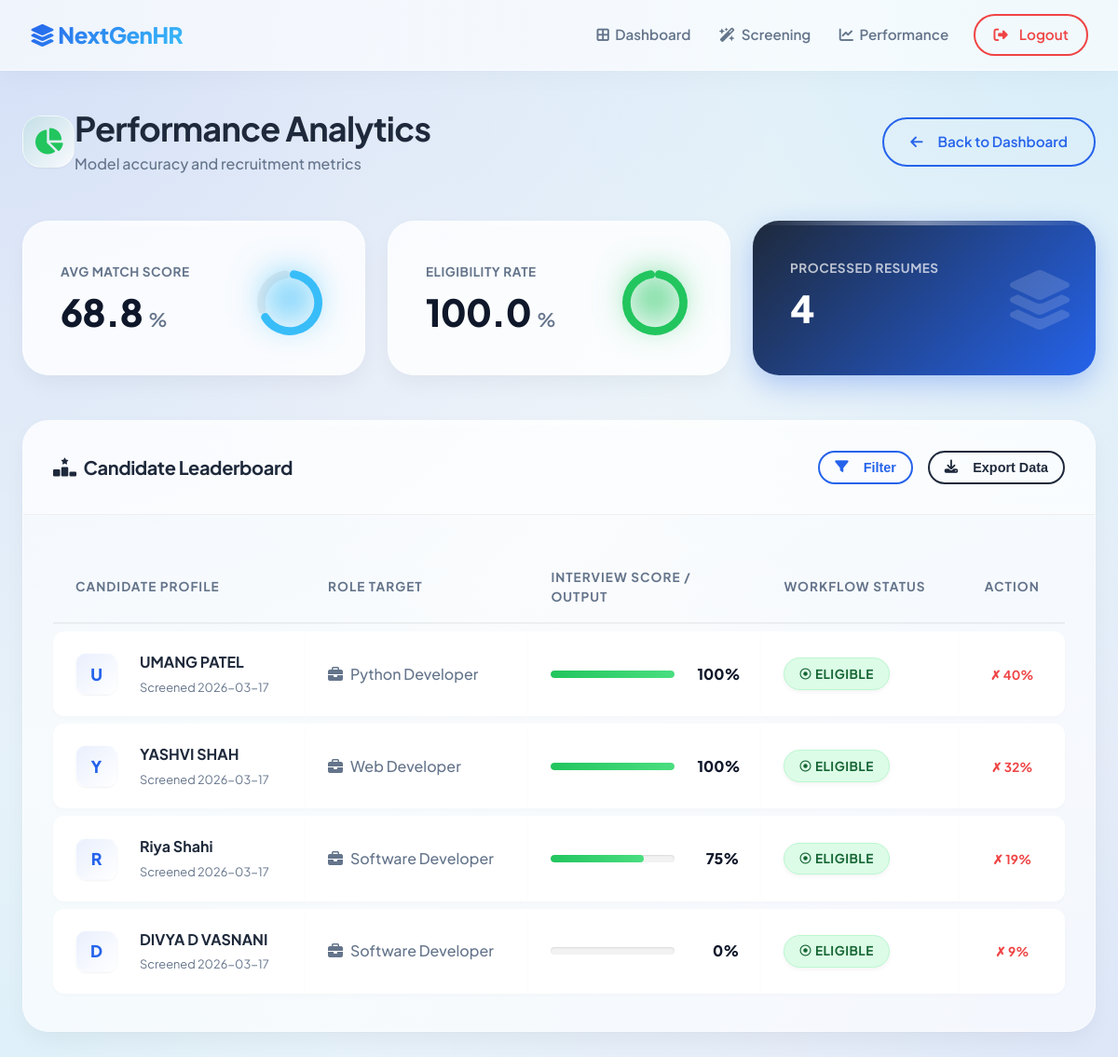
Page /performance (signed in) on the committed database.
### tables this page shows
CREATE TABLE resumes (
        id INTEGER PRIMARY KEY AUTOINCREMENT,
        name TEXT,
        match_percent INTEGER,
        ml_pred INTEGER,
        ml_prob REAL,
        status TEXT
    , role_applied TEXT, match_score INTEGER, date TEXT, resume_path TEXT);

### app.py (the view)
@app.route("/performance")
def performance():
    if "user" not in session:
        return redirect(url_for("login"))
    conn = get_db()
    candidates = conn.execute("SELECT * FROM resumes ORDER BY match_score DESC").fetchall()
    total = len(candidates)
    avg_score = round(sum(r["match_score"] for r in candidates) / total, 1) if total else 0
    eligible_pct = round((sum(1 for r in candidates if r["status"] == "Eligible") / total) * 100, 1) if total else 0
    conn.close()
    return render_template("performance.html",
                           candidates=candidates,
                           total=total,
                           avg_score=avg_score,
                           eligible_pct=eligible_pct)

### db.py (called while the page is built)
def get_db():
    conn = sqlite3.connect(DB_PATH)
    conn.row_factory = sqlite3.Row
    return conn

### templates/performance.html (shortened to what this page needs)
{% extends "base.html" %}
{% block content %}
<div class="d-flex justify-between align-center mb-5 pb-2 pt-2 animate-up">
    <div class="d-flex align-center gap-4">
        <div style="width: 56px; height: 56px; background: linear-gradient(135deg, rgba(34, 197, 94, 0.1) 0%, rgba(255,255,255,0.8) 100%); color: var(--success); border-radius: var(--radius-lg); display: flex; align-items: center; justify-content: center; font-size: 1.75rem; box-shadow: var(--shadow-sm); border: 1px solid rgba(255,255,255,0.5);">
            <i class="fa-solid fa-chart-pie"></i>
        </div>
        <div>
            <h2 style="margin-bottom: 0.25rem;">Performance Analytics</h2>
            <p style="margin-bottom: 0; font-size: 1rem; color: var(--text-muted); font-weight: 500;">Model accuracy and recruitment metrics</p>
        </div>
    </div>
    <a href="/dashboard" class="btn btn-outline" style="border-radius: 999px;">
        <i class="fa-solid fa-arrow-left me-2"></i> Back to Dashboard
    </a>
</div>
<div class="grid grid-3 mb-5 animate-up" style="animation-delay: 0.1s;">
    <div class="card p-5 d-flex align-center justify-between" style="background: rgba(255,255,255,0.8);">
        <div>
            <p style="font-size: 0.85rem; color: var(--text-muted); margin-bottom: 0.5rem; text-transform: uppercase; font-weight: 700; letter-spacing: 0.5px;">Avg Match Score</p>
            <h2 style="margin-bottom: 0; font-size: 2.5rem; color: var(--text-main); font-weight: 800;">{{ avg_score }} <span style="font-size: 1.25rem; color: var(--text-muted); font-weight: 600;">%</span></h2>
        </div>
        <div style="width: 80px; height: 80px; position: relative;">
            <canvas id="accuracyChart"></canvas>
        </div>
    </div>
    <div class="card p-5 d-flex align-center justify-between" style="background: rgba(255,255,255,0.8);">
        <div>
            <p style="font-size: 0.85rem; color: var(--text-muted); margin-bottom: 0.5rem; text-transform: uppercase; font-weight: 700; letter-spacing: 0.5px;">Eligibility Rate</p>
            <h2 style="margin-bottom: 0; font-size: 2.5rem; color: var(--text-main); font-weight: 800;">{{ eligible_pct }} <span style="font-size: 1.25rem; color: var(--text-muted); font-weight: 600;">%</span></h2>
        </div>
        <div style="width: 80px; height: 80px; position: relative;">
            <canvas id="avgScoreChart"></canvas>
        </div>
    </div>
    <div class="card p-5 d-flex align-center justify-between" style="background: linear-gradient(135deg, var(--secondary) 0%, var(--primary) 100%); color: white; border: none; box-shadow: 0 10px 30px rgba(37, 99, 235, 0.3);">
        <div style="position: relative; z-index: 2;">
            <p style="font-size: 0.85rem; color: rgba(255,255,255,0.7); margin-bottom: 0.5rem; text-transform: uppercase; font-weight: 700; letter-spacing: 0.5px;">Processed Resumes</p>
            <h2 style="margin-bottom: 0.5rem; font-size: 2.5rem; color: white; font-weight: 800;">{{ total }}</h2>
        </div>
        <div style="font-size: 4rem; color: white; opacity: 0.15; position: absolute; right: 1.5rem; top: 50%; transform: translateY(-50%); z-index: 1;">
            <i class="fa-solid fa-layer-group"></i>
        </div>
    </div>
</div>
<div class="grid animate-up" style="animation-delay: 0.2s;">
    <div class="card p-0 overflow-hidden" style="padding: 0 !important;">
        <div class="p-4 d-flex justify-between align-center" style="border-bottom: 1px solid rgba(0,0,0,0.05); background: rgba(255,255,255,0.4);">
            <h3 style="margin: 0; font-size: 1.25rem; display: flex; align-items: center; gap: 0.5rem;"><i class="fa-solid fa-ranking-star text-primary"></i> Candidate Leaderboard</h3>
            <div class="d-flex gap-2">
                <button class="btn btn-outline" style="border-radius: 999px; padding: 0.5rem 1rem; font-size: 0.9rem;"><i class="fa-solid fa-filter me-2"></i> Filter</button>
                <button class="btn btn-outline" style="border-radius: 999px; padding: 0.5rem 1rem; font-size: 0.9rem; border-color: var(--secondary); color: var(--secondary);"><i class="fa-solid fa-download me-2"></i> Export Data</button>
            </div>
        </div>
        <div class="table-container p-4">
            <table>
                <thead>
                    <tr>
                        <th>Candidate Profile</th>
                        <th>Role Target</th>
                        <th style="width: 250px;">Interview Score / Output</th>
                        <th>Workflow Status</th>
                        <th class="text-center">Action</th>
                    </tr>
                </thead>
                <tbody>
                    {% if candidates %}
                    {% for c in candidates %}
                    <tr>
                        <td>
                            <div class="d-flex align-center gap-3">
                                <div style="width: 45px; height: 45px; border-radius: var(--radius-md); background: linear-gradient(135deg, var(--primary-light), white); color: var(--primary); display: flex; align-items: center; justify-content: center; font-weight: 800; font-size: 1.1rem; border: 1px solid rgba(255,255,255,0.5); box-shadow: var(--shadow-sm);">
                                    {{ c.name[0] if c.name else '?' }}
                                </div>
                                <div>
                                    <span style="font-weight: 700; font-size: 1rem; display: block; color: var(--secondary);">{{ c.name }}</span>
                                    <span style="font-size: 0.8rem; color: var(--text-muted);">Screened {{ c.date }}</span>
                                </div>
                            </div>
                        </td>
                        <td><span style="color: var(--text-muted); font-weight: 500;"><i class="fa-solid fa-briefcase me-2 text-light"></i>{{ c.role_applied }}</span></td>
                        <td>
                            <div class="d-flex align-center gap-3">
                                <div style="flex: 1; background: rgba(0,0,0,0.05); border-radius: 999px; height: 8px; overflow: hidden; box-shadow: inset 0 1px 2px rgba(0,0,0,0.1);">
                                    <div style="background: linear-gradient(90deg, {% if c.match_score >= 75 %}var(--success), #4ade80{% elif c.match_score >= 50 %}var(--warning), #fcd34d{% else %}var(--danger), #f87171{% endif %}); width: {{ c.match_score }}%; height: 100%; border-radius: 999px; transition: width 1s ease;"></div>
                                </div>
                                <span style="font-weight: 800; font-size: 1rem; display: inline-block; width: 45px; text-align: right; color: var(--text-main);">{{ c.match_score }}%</span>
                            </div>
                        </td>
                        <td>
                            <span class="badge {% if c.status == 'Eligible' %}badge-success{% else %}badge-danger{% endif %}"><i class="fa-regular fa-circle-dot me-1" style="font-size: 0.75rem;"></i> {{ c.status }}</span>
                        </td>
                        <td class="text-center">
                            <span style="font-size: 0.85rem; color: var(--text-muted); font-weight: 500;">
                                {% if c.ml_pred is not none %}
                                    <span style="color: {% if c.ml_pred == 1 %}var(--success){% else %}var(--danger){% endif %}; font-weight: 700;">
                                        {{ '✓' if c.ml_pred == 1 else '✗' }} {{ '%.0f'|format(c.ml_prob * 100) if c.ml_prob is not none else '' }}%
                                    </span>
                                {% else %}
                                    <span style="color: var(--text-muted);">—</span>
                                {% endif %}
                            </span>
                        </td>
                    </tr>
                    {% endfor %}
                    {% endif %}
                </tbody>
            </table>
        </div>
    </div>
</div>
{% endblock %}
{% block scripts %}
<script>
    // Initialize mini charts using Chart.js with modern rounded UI styles
    document.addEventListener('DOMContentLoaded', function() {
        const createDonut = (ctxId, val, color) => {
            new Chart(document.getElementById(ctxId), {
                type: 'doughnut',
                data: {
                    datasets: [{
                        data: [val, 100 - val],
                        backgroundColor: [color, 'rgba(0,0,0,0.05)'],
                        borderWidth: 0,
                        cutout: '75%',
                        borderRadius: 20 // nice rounded edges on the donut
                    }]
                },
                options: {
                    responsive: true,
                    maintainAspectRatio: false,
                    plugins: { tooltip: { enabled: false } },
                    animation: { animateRotate: true, duration: 2000, easing: 'easeOutQuart' }
                }
            });
        };
        createDonut('accuracyChart', {{ avg_score }}, '#38bdf8');
        createDonut('avgScoreChart', {{ eligible_pct }}, '#22c55e');
    });
</script>
{% endblock %}

### rows in the picture
resumes: name "U", name "UMANG PATEL", date "2026-03-17", role_applied "Python Developer", match_score "100", status "ELIGIBLE", ml_pred "✗", ml_prob "40"
resumes: name "Y", name "YASHVI SHAH", date "2026-03-17", role_applied "Web Developer", match_score "100", status "ELIGIBLE", ml_pred "✗", ml_prob "32"
resumes: name "R", name "Riya Shahi", date "2026-03-17", role_applied "Software Developer", match_score "75", status "ELIGIBLE", ml_pred "✗", ml_prob "19"
resumes: name "D", name "DIVYA D VASNANI", date "2026-03-17", role_applied "Software Developer", match_score "0", status "ELIGIBLE", ml_pred "✗", ml_prob "9"

### other values in the picture
{{ avg_score }} "68.8"
{{ eligible_pct }} "100.0"
{{ total }} "4"
